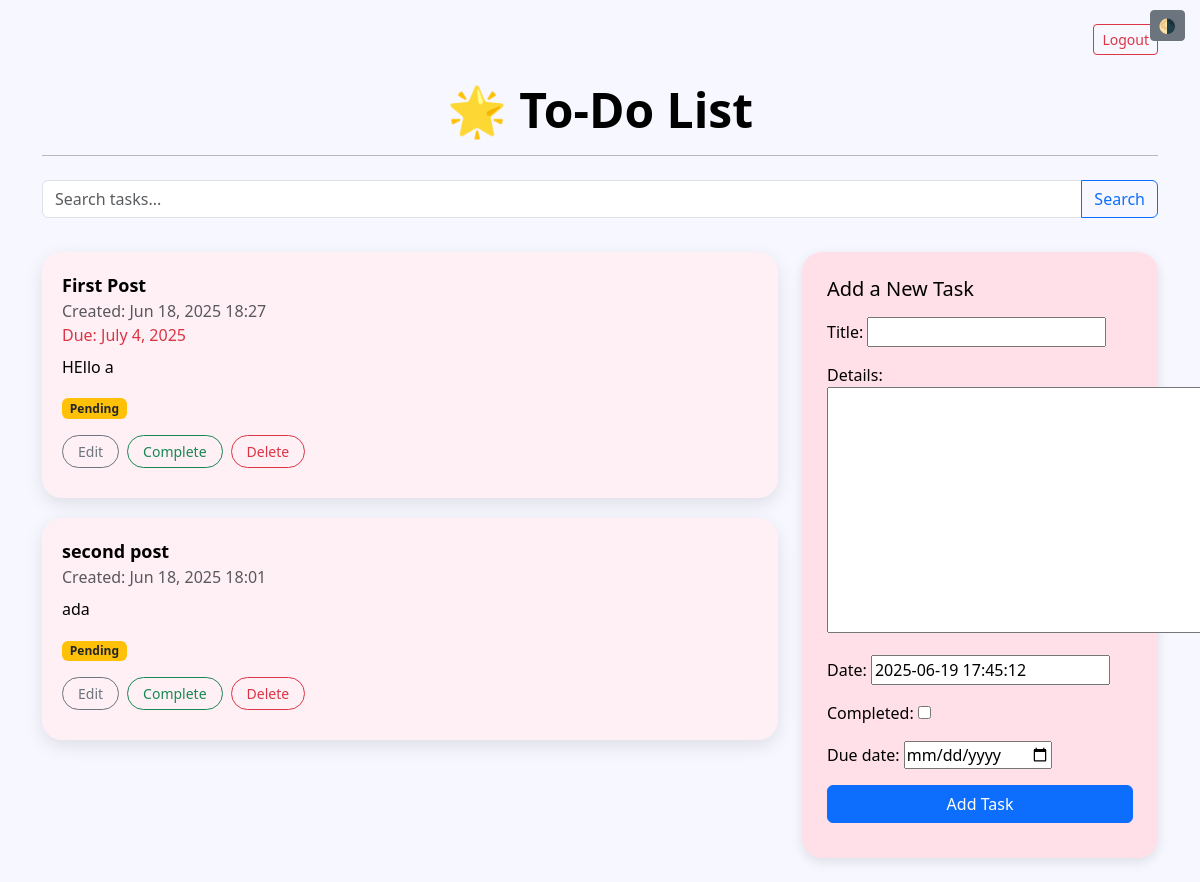
/todo/ (signed in), run on the app's committed database.
### todo/models.py (models this page shows, shortened)
class Todo(models.Model):
    user = models.ForeignKey(User, on_delete=models.CASCADE)
    title = models.CharField(max_length=100)
    details = models.TextField()
    date = models.DateTimeField(default=timezone.now)
    completed = models.BooleanField(default=False)
    due_date = models.DateField(null=True, blank=True)  # 📅 Due date
    user = models.ForeignKey(User, on_delete=models.CASCADE, null=True, blank=True)  # 👥 User ownership

### todo/views.py (the view)
# urls.py: path('todo/', views.index, name='todo'),
@login_required
def index(request):
    tasks = Todo.objects.filter(user=request.user).order_by('-date')
    if request.method == 'POST':
        form = TodoForm(request.POST)
        if form.is_valid():
            todo = form.save(commit=False)
            todo.user = request.user  # 🔥 Assign the task to the logged-in user
            todo.save()
            return redirect('todo')
    else:
        form = TodoForm()
    return render(request, 'todo/index.html', {'forms': form, 'list': tasks, 'title': 'TODO LIST'})

### todo/forms.py
class TodoForm(forms.ModelForm):
    class Meta:
        model = Todo
        exclude = ['user']  # 🚫 We don’t want to show user in the form
        widgets = {
            'due_date': forms.DateInput(attrs={'type': 'date'}),  # 📅 HTML date picker
        }

### todo/templates/todo/index.html (shortened to what this page needs)
<!DOCTYPE html>
<html lang="en">
<head>
  <link href="https://cdn.jsdelivr.net/npm/bootstrap@5.3.0/dist/css/bootstrap.min.css" rel="stylesheet">
</head>
<body class="container py-4">
<button class="btn btn-sm btn-secondary dark-toggle" onclick="toggleDarkMode()">🌗</button>
<div class="text-end mb-3">
  <a href="{% url 'logout' %}" class="btn btn-outline-danger btn-sm">Logout</a>
</div>
<div class="text-center mb-4">
  <h1 class="display-5 fw-bold">🌟 To-Do List</h1>
  <hr>
</div>
<form method="get" class="mb-4">
  <div class="input-group">
    <input type="text" class="form-control" name="q" placeholder="Search tasks..." value="{{ request.GET.q }}">
    <button class="btn btn-outline-primary" type="submit">Search</button>
  </div>
</form>
<div class="row">
  <div class="col-md-8">
    {% for i in list %}
      <div class="card-custom">
        <div class="task-title">{{ i.title }}</div>
        <div class="text-muted">Created: {{ i.date|date:"M d, Y H:i" }}</div>
        {% if i.due_date %}
          <div class="text-danger">Due: {{ i.due_date }}</div>
        {% endif %}
        <div class="mt-2">{{ i.details }}</div>
        <div class="mt-3">
          {% if i.completed %}
            <span class="badge bg-success">Completed</span>
          {% else %}
            <span class="badge bg-warning text-dark">Pending</span>
          {% endif %}
        </div>
        <div class="mt-3 d-flex gap-2">
          <a href="/edit/{{ i.id }}/" class="btn btn-sm btn-outline-secondary btn-custom">Edit</a>
          <a href="/complete/{{ i.id }}/" class="btn btn-sm btn-outline-success btn-custom">
            {% if i.completed %}Undo{% else %}Complete{% endif %}
          </a>
          <form action="/del/{{ i.id }}/" method="POST" class="d-inline">
            <button type="submit" class="btn btn-sm btn-outline-danger btn-custom">Delete</button>
          </form>
        </div>
      </div>
    {% empty %}
      <p class="text-muted">No tasks found.</p>
    {% endfor %}
  </div>
  <div class="col-md-4">
    <div class="submit-form">
      <h5 class="mb-3">Add a New Task</h5>
      <form method="POST">
        {{ forms.as_p }}
        <button type="submit" class="btn btn-primary w-100">Add Task</button>
      </form>
    </div>
  </div>
</div>
</body>
</html>

### todo/templates/todo/index.html (style rules this page uses)
:root { --bg-color: #f7f7ff; --text-color: #000; --card-color: #fff0f6; --form-color: #ffe0e9; --btn-color: #0d6efd; }
body { background-color: var(--bg-color); color: var(--text-color); transition: all 0.3s ease; font-family: 'Segoe UI', sans-serif; }
.card-custom { background: var(--card-color); border-radius: 20px; padding: 20px; margin-bottom: 20px; box-shadow: 0 6px 18px rgba(0, 0, 0, 0.1); transition: all 0.3s ease; }
.submit-form { background: var(--form-color); padding: 25px; border-radius: 20px; box-shadow: 0 4px 12px rgba(0, 0, 0, 0.1); }
.btn-custom { border-radius: 50px; padding: 5px 15px; font-size: 14px; }
.form-control, .btn { margin-bottom: 10px; }
.task-title { font-weight: bold; font-size: 18px; }
.dark-toggle { position: fixed; top: 10px; right: 15px; z-index: 1000; }

### data on the page
Todo: title "First Post", date "Jun 18, 2025 18:27", due_date "July 4, 2025", details "HEllo a", completed "Pending"
Todo: title "second post", date "Jun 18, 2025 18:01", details "ada", completed "Pending"
